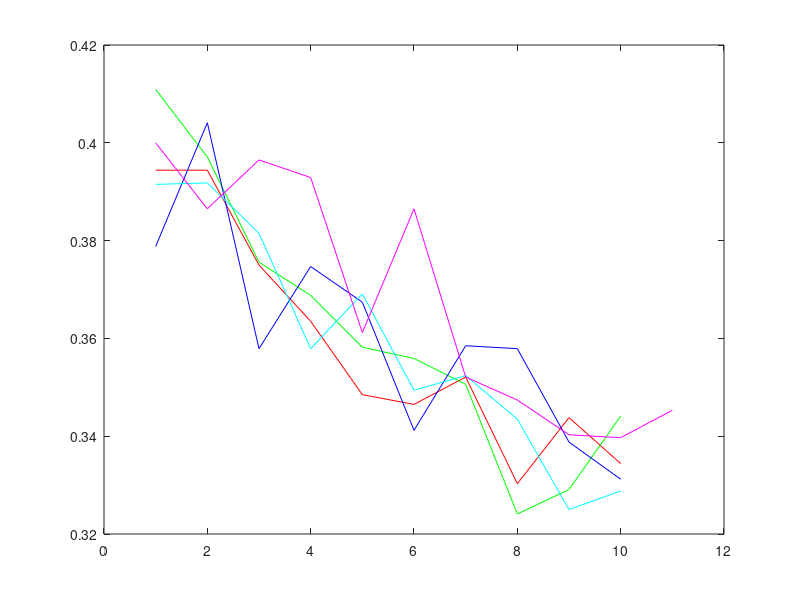

MATLAB code for this plot:
none = [0.3944;0.3944;0.3750;0.3635;0.3485;0.3465;0.3521;0.3303;0.3438;0.3344];
meaned = [0.4109;0.3971;0.3756;0.3688;0.3582;0.3559;0.3506;0.3241;0.3291;0.3441];
map = [0.3788;0.4041;0.3579;0.3747;0.3674;0.3412;0.3585;0.3579;0.3388;0.3312];
meanmap = [0.3915;0.3918;0.3815;0.3579;0.3691;0.3494;0.3524;0.3435;0.3250;0.3288];
mapstded = [0.4;0.3865;0.3965;0.3929;0.3612;0.3865;0.3521;0.3474;0.3403;0.3397;0.3453];

hold off
plot(none,'r')
hold on
plot(meaned,'g')
plot(map,'b')
plot(meanmap,'c')
plot(mapstded, 'm')